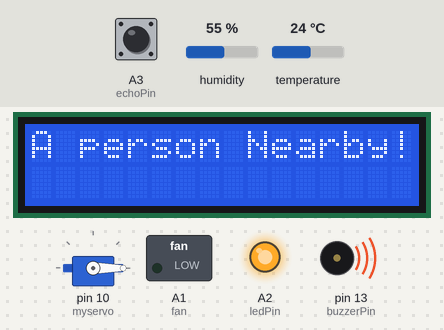
The sketch below on a simulated Arduino Uno, built with avr-gcc and run on an emulated ATmega328P. On the bench: servo, 16×2 character LCD, switched loads named in the sketch (green lamp = pin HIGH), output pins drawn as LEDs (lit = HIGH), buzzer (waves = sounding). Inputs (shaded band) come from the test bench; at power-on: humidity 55 %, temperature 24 °C, A3 (echoPin) LOW. Pins used as bus, display or sensor lines are not drawn; what the sketch prints to the serial monitor is not drawn.

Above: at 4.2 s.
4.3 s: humidity set to 22 %
At 10.0 s:
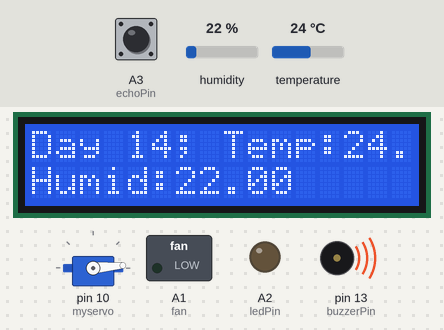
16.3 s: temperature set to 12 °C
At 28.1 s:
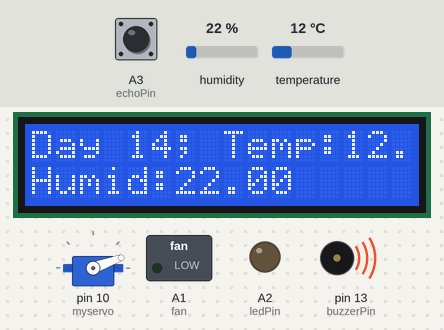
28.3 s: humidity set to 40 %
At 34.4 s:
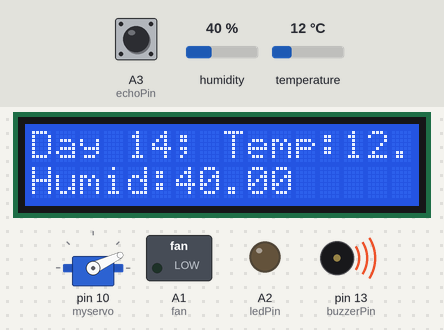
40.3 s: temperature set to 19 °C
At 52.2 s:
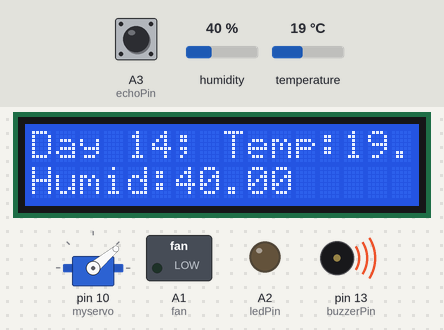
52.3 s: A3 (echoPin) pulsed HIGH 5 times (0.12 s each, 0.3 s apart)
At 55.7 s:
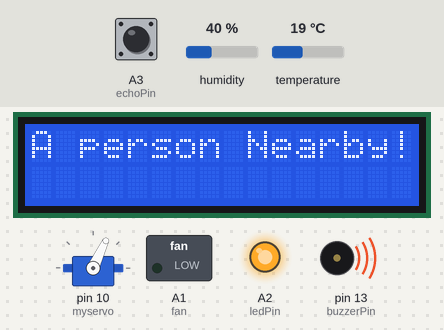
Timing chart, 0 to 98.8 s (numbered marks = the images above; inputs shaded):
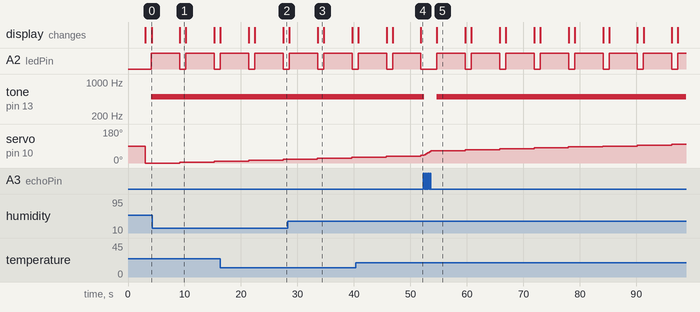

Measured:
- after the input at 4.3 s, the display: changes after 4.9 s (image 1)
- after the input at 16.3 s, the display: first differs from a run without the input after 5.1 s (image 2)
- after the input at 28.3 s, the display: first differs from a run without the input after 5.3 s (image 3)
- after the input at 40.3 s, the display: first differs from a run without the input after 5.5 s (image 4)
- after the input at 52.3 s, tone on pin 13 (buzzerPin): 500 Hz → silent after 0.12 s, → 500 Hz 2.3 s later
- by itself, A2 (ledPin): alternates HIGH for 5.0 s and LOW for 1.1 s
- what the display in image 1 shows lasts 1.1 s, from 9.2 s to 10.3 s

The sketch:

Artificial_Incubator.ino
```cpp
#include <LiquidCrystal.h>
#include <DHT.h>
#include <Servo.h>
#include <Stepper.h>
#define Type DHT11

const int stepsPerRevolution = 200;  // change this to fit the number of steps per revolution
Stepper myStepper(stepsPerRevolution, 9, 8, 7, 6);

int pos = 0;    // variable to store the servo position
int dhtPin = A5;
int ledPin = A2;
int buzzerPin = 13;
int trigPin = A4;
int echoPin = A3;
int fan = A1;

float humidity;
float tempC;
float distance, duration;

const int rs = 12, en = 11, d4 = 5, d5 = 4, d6 = 3, d7 = 2;
LiquidCrystal lcd(rs, en, d4, d5, d6, d7);
DHT HT(dhtPin, Type);
Servo myservo;  // create servo object to control a servo

void current_temp(int nth_day){
  humidity = HT.readHumidity();
  tempC = HT.readTemperature();

  lcd.clear();
  lcd.setCursor(0,0);
  lcd.print("Day ");
  lcd.print(nth_day);
  lcd.print("; Temp:");
  lcd.print(tempC);
  lcd.setCursor(0,1);
  lcd.print("Humid:");
  lcd.print(humidity);
  digitalWrite(ledPin, LOW);
  if (tempC >27 && humidity > 60){
    digitalWrite(ledPin, HIGH);
    digitalWrite(fan, HIGH);
    lcd.clear();
    lcd.setCursor(0,0);
    lcd.print("Turn the fan on!");
    delay(1000);
  }
  else{
    digitalWrite(fan, LOW);
  }
  delay(50);
}

void person_detection(){

  digitalWrite(trigPin, LOW);
    delay(2);
    // Sets the trigPin on HIGH state for 10 micro seconds
    digitalWrite(trigPin, HIGH);
    delay(10);
    digitalWrite(trigPin, LOW);
    // Reads the echoPin, returns the sound wave travel time in microseconds
    duration = pulseIn(echoPin, HIGH);
    // Calculating the distance
    distance= duration*0.034/2;
    // Prints the distance on the Serial Monitor
    Serial.print("Distance: ");
    Serial.println(distance);

    noTone(buzzerPin);
    if (distance < 3){
      digitalWrite(buzzerPin, HIGH);
      tone(buzzerPin,  500, 0);
      digitalWrite(ledPin, HIGH);
      lcd.clear();
      lcd.print("A person Nearby!");
      delay(5000);
      digitalWrite(buzzerPin, LOW);
    }
    else{
       noTone(buzzerPin);
    }

}

void setup() {
  pinMode(trigPin, OUTPUT);
  pinMode(echoPin, INPUT);
  pinMode(ledPin, OUTPUT);
  pinMode(fan, OUTPUT);
  pinMode(buzzerPin, OUTPUT);
  myservo.attach(10);
  myStepper.setSpeed(60);
  HT.begin();
  lcd.begin(16, 2);
  Serial.begin(9600);

  Serial.println("Artificial Hatching");
  lcd.print("Artificial Hatching");
  delay(3000);
}

void loop() {
  digitalWrite(ledPin, LOW);

  for (int days = 14; days<=21; days++){

    digitalWrite(buzzerPin, LOW);
    for (pos = 0; pos <= 180; pos += 5) {

    myservo.write(pos);
    current_temp(days);

    person_detection();
  }

  for (pos = 180; pos >= 0; pos -= 5) {
    myservo.write(pos);
    current_temp(days);

    person_detection();
  }

  }
  lcd.clear();
  lcd.blink();
  lcd.print("21 Days are over!");
  myStepper.step(stepsPerRevolution);
  delay(5000);

}
```
